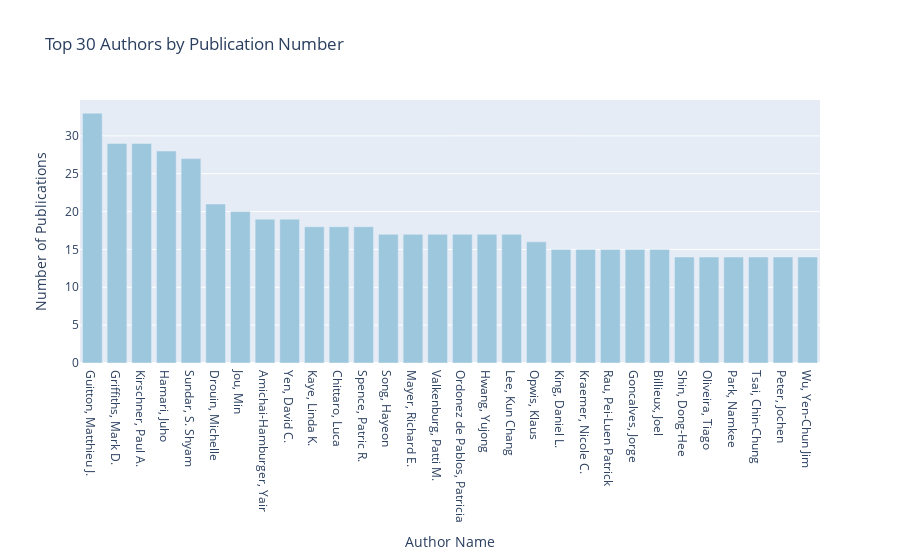

The cell this chart's notebook holds for it:
### Code cell
fig8 = go.Figure(data=[
    go.Bar(x=top30_authors.index, y=top30_authors.values, marker_color='#9DC7DD')
])

fig8.update_layout(
    title='Top 30 Authors by Publication Number',
    xaxis_title='Author Name',
    yaxis_title='Number of Publications',
    
)


fig8.show()

### Figure 1 — Plotly figure (JSON) as saved in the notebook; plotly's stock layout.template omitted (floating-point values rounded to 4 significant figures)
{"data": [{"marker": {"color": "#9DC7DD"}, "type": "bar", "x": ["Guitton, Matthieu J.", "Griffiths, Mark D.", "Kirschner, Paul A.", "Hamari, Juho", "Sundar, S. Shyam", "Drouin, Michelle", "Jou, Min", "Amichai-Hamburger, Yair", "Yen, David C.", "Kaye, Linda K.", "Chittaro, Luca", "Spence, Patric R.", "Song, Hayeon", "Mayer, Richard E.", "Valkenburg, Patti M.", "Ordonez de Pablos, Patricia", "Hwang, Yujong", "Lee, Kun Chang", "Opwis, Klaus", "King, Daniel L.", "Kraemer, Nicole C.", "Rau, Pei-Luen Patrick", "Goncalves, Jorge", "Billieux, Joel", "Shin, Dong-Hee", "Oliveira, Tiago", "Park, Namkee", "Tsai, Chin-Chung", "Peter, Jochen", "Wu, Yen-Chun Jim"], "y": [33, 29, 29, 28, 27, 21, 20, 19, 19, 18, 18, 18, 17, 17, 17, 17, 17, 17, 16, 15, 15, 15, 15, 15, 14, 14, 14, 14, 14, 14]}], "layout": {"title": {"text": "Top 30 Authors by Publication Number"}, "xaxis": {"title": {"text": "Author Name"}}, "yaxis": {"title": {"text": "Number of Publications"}}}}
